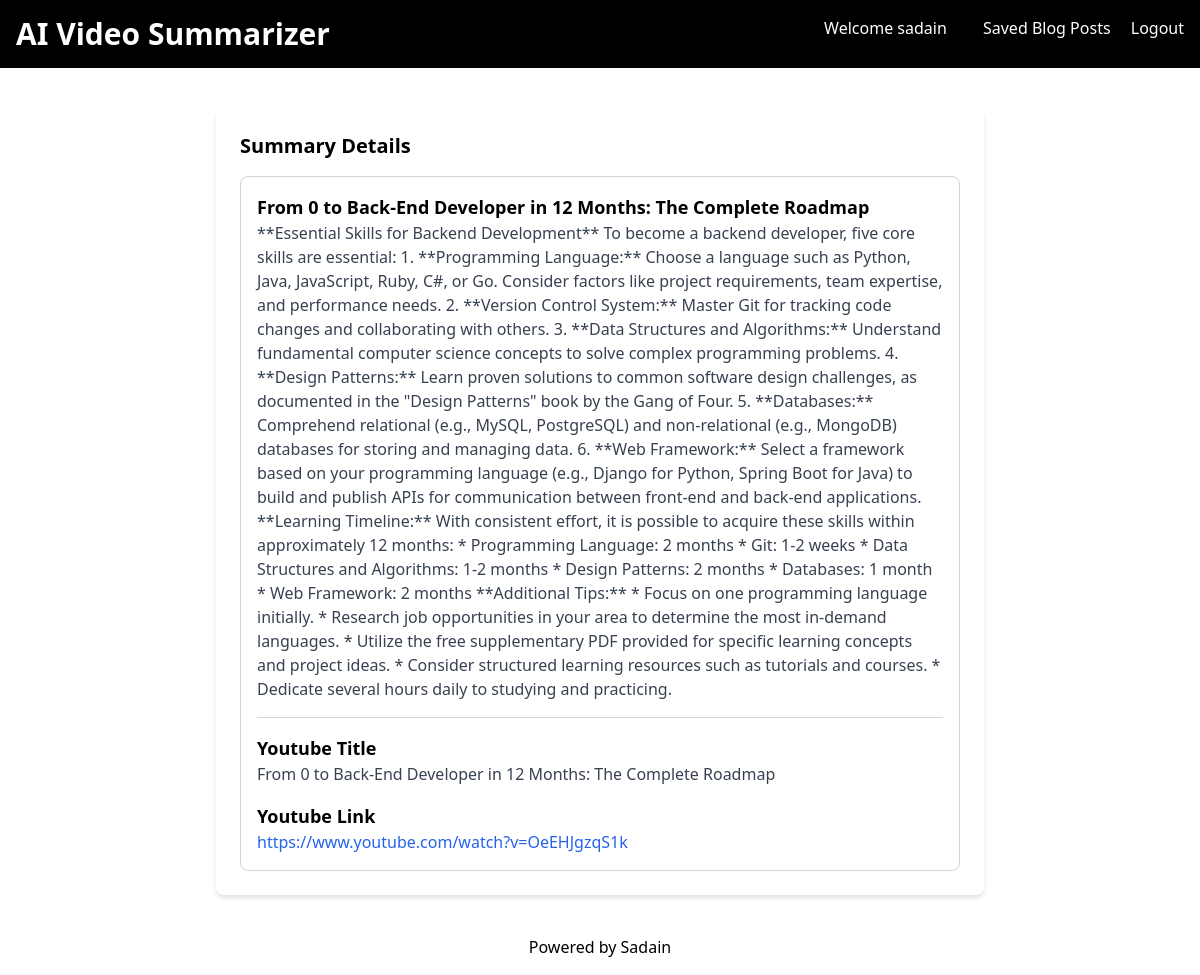
The page /blog-details/3/ (signed in) on the database its author committed.
### blog_generator/models.py (models this page shows, shortened)
class BlogPost(models.Model):
    user = models.ForeignKey(User, on_delete=models.CASCADE)
    youtube_title = models.CharField(max_length=300)
    youtube_link = models.URLField()
    generated_content = models.TextField()
    created_at = models.DateTimeField(auto_now_add=True)

### blog_generator/views.py (the view)
# urls.py: path('blog-details/<int:pk>/', views.blog_details, name='blog-details'),
def blog_details(request, pk):
    blog_article_detail = BlogPost.objects.get(id=pk)
    if request.user == blog_article_detail.user:
        return render(request, 'blog-details.html', {'blog_article_detail': blog_article_detail})
    else:
        return redirect('/')

### templates/blog-details.html (shortened to what this page needs)
<!DOCTYPE html>
<html lang="en">
<head>
    <link href="https://cdn.jsdelivr.net/npm/tailwindcss@2.2.19/dist/tailwind.min.css" rel="stylesheet">
</head>
<body class="bg-grat-100 font-sans antialiased">
    <nav class="bg-black p-4 text-white flex justify-between">
        <div>
            <h1 class="text-3xl font-bold">AI Video Summarizer</h1>
        </div>
        <div>
            <a href="/" class="text-white hover:underline mx-4">Welcome {{ user.username }}</a>
            <a href="/blog-list" class="text-white hover:underline mx-4">Saved Blog Posts</a>
            <a href="/logout" class="text-white hover:underline">Logout</a>
        </div>
    </nav>
    <div class="container mx-auto mt-10 px-4 sm:px-0">
        <div class="max-w-3xl mx-auto bg-white p-6 rounded-lg shadow-md">
            <section>
                <h2 class="text-xl mb-4 font-semibold">Summary Details</h2>
                <div class="border border-gray-300 p-4 rounded-lg">
                    <h3 class="text-lg font-semibold">{{blog_article_detail.youtube_title}}</h3>
                    <p class="text-gray-700">{{blog_article_detail.generated_content}}</p>
                    <hr class="my-4 border-gray-300">
                    <h4 class="text-lg font-semibold">Youtube Title</h4>
                    <p class="text-gray-700">{{blog_article_detail.youtube_title}}</p>
                    <h4 class="text-lg font-semibold mt-4">Youtube Link</h4>
                    <a href="{{blog_article_detail.youtube_link}}" class="text-blue-600 hover:underline">{{blog_article_detail.youtube_link}}</a>
                </div>
            </section>
        </div>
    </div>
    <footer class="text-center p-4 text-black mt-6">
        Powered by Sadain
    </footer>
</body>
</html>

### rows shown on the page
BlogPost: youtube_title "From 0 to Back-End Developer in 12 Months: The Complete Roadmap", generated_content "**Essential Skills for Backend Development** To become a backend developer, five core skills are essential: 1. **Programming Language:** Choose a language such as Python, Java, JavaScript, Ruby, C#, or Go. Consider factors like project requirements, team expertise, and performance needs. 2. **Version Control System:** Master Git for tracking code changes and collaborating with others. 3. **Data Structures and Algorithms:** Understand fundamental computer science concepts to solve complex programming problems. 4. **Design Patterns:** Learn proven solutions to common software design challenges, as documented in the \"Design Patterns\" book by the Gang of Four. 5. **Databases:** Comprehend…", youtube_link "https://www.youtube.com/watch?v=OeEHJgzqS1k"

### other values the page prints
{{ user.username }} "sadain"
